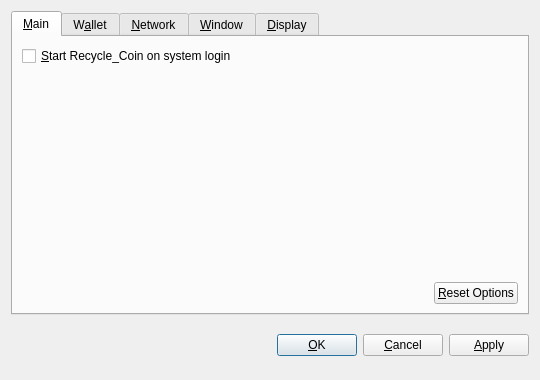
<?xml version="1.0" encoding="UTF-8"?>
<ui version="4.0">
 <class>OptionsDialog</class>
 <widget class="QDialog" name="OptionsDialog">
  <property name="geometry">
   <rect>
    <x>0</x>
    <y>0</y>
    <width>540</width>
    <height>380</height>
   </rect>
  </property>
  <property name="windowTitle">
   <string>Options</string>
  </property>
  <property name="modal">
   <bool>true</bool>
  </property>
  <layout class="QVBoxLayout" name="verticalLayout">
   <item>
    <widget class="QTabWidget" name="tabWidget">
     <property name="tabPosition">
      <enum>QTabWidget::North</enum>
     </property>
     <property name="currentIndex">
      <number>0</number>
     </property>
     <widget class="QWidget" name="tabMain">
      <attribute name="title">
       <string>&amp;Main</string>
      </attribute>
      <layout class="QVBoxLayout" name="verticalLayout_Main">
       <item>
        <widget class="QCheckBox" name="bitcoinAtStartup">
         <property name="toolTip">
          <string>Automatically start Recycle_Coin after logging in to the system.</string>
         </property>
         <property name="text">
          <string>&amp;Start Recycle_Coin on system login</string>
         </property>
        </widget>
       </item>
       <item>
        <spacer name="verticalSpacer_Main">
         <property name="orientation">
          <enum>Qt::Vertical</enum>
         </property>
         <property name="sizeHint" stdset="0">
          <size>
           <width>20</width>
           <height>40</height>
          </size>
         </property>
        </spacer>
       </item>
       <item>
        <layout class="QHBoxLayout" name="horizontalLayout_2_Main">
         <item>
          <spacer name="horizontalSpacer_2_Main">
           <property name="orientation">
            <enum>Qt::Horizontal</enum>
           </property>
           <property name="sizeHint" stdset="0">
            <size>
             <width>40</width>
             <height>20</height>
            </size>
           </property>
          </spacer>
         </item>
         <item>
          <widget class="QPushButton" name="resetButton">
           <property name="toolTip">
            <string>Reset all client options to default.</string>
           </property>
           <property name="text">
            <string>&amp;Reset Options</string>
           </property>
           <property name="autoDefault">
            <bool>false</bool>
           </property>
          </widget>
         </item>
        </layout>
       </item>
      </layout>
     </widget>
     <widget class="QWidget" name="tabWallet">
      <attribute name="title">
       <string>W&amp;allet</string>
      </attribute>
      <layout class="QVBoxLayout" name="verticalLayout_Network">
       <item>
        <widget class="QLabel" name="transactionFeeInfoLabel">
         <property name="text">
          <string>Optional transaction fee per kB that helps make sure your transactions are processed quickly. Most transactions are 1 kB.</string>
         </property>
         <property name="textFormat">
          <enum>Qt::PlainText</enum>
         </property>
         <property name="wordWrap">
          <bool>true</bool>
         </property>
        </widget>
       </item>
       <item>
        <layout class="QHBoxLayout" name="horizontalLayout_1_Main">
         <item>
          <widget class="QLabel" name="transactionFeeLabel">
           <property name="text">
            <string>Pay transaction &amp;fee</string>
           </property>
           <property name="textFormat">
            <enum>Qt::PlainText</enum>
           </property>
           <property name="buddy">
            <cstring>transactionFee</cstring>
           </property>
          </widget>
         </item>
         <item>
          <widget class="BitcoinAmountField" name="transactionFee"/>
         </item>
         <item>
          <spacer name="horizontalSpacer_1_Main">
           <property name="orientation">
            <enum>Qt::Horizontal</enum>
           </property>
           <property name="sizeHint" stdset="0">
            <size>
             <width>40</width>
             <height>20</height>
            </size>
           </property>
          </spacer>
         </item>
        </layout>
       </item>
       <item>
        <widget class="QLabel" name="label">
         <property name="text">
          <string>If you disable the spending of unconfirmed change, the change from a transaction cannot be used until that transaction has at least one confirmation. This also affects how your balance is computed.</string>
         </property>
         <property name="wordWrap">
          <bool>true</bool>
         </property>
        </widget>
       </item>
       <item>
        <widget class="QCheckBox" name="spendZeroConfChange">
         <property name="text">
          <string>Spend unconfirmed change  (experts only)</string>
         </property>
        </widget>
       </item>
       <item>
        <spacer name="verticalSpacer">
         <property name="orientation">
          <enum>Qt::Vertical</enum>
         </property>
         <property name="sizeHint" stdset="0">
          <size>
           <width>20</width>
           <height>40</height>
          </size>
         </property>
        </spacer>
       </item>
      </layout>
     </widget>
     <widget class="QWidget" name="tabNetwork">
      <attribute name="title">
       <string>&amp;Network</string>
      </attribute>
      <layout class="QVBoxLayout" name="verticalLayout_Network">
       <item>
        <widget class="QCheckBox" name="mapPortUpnp">
         <property name="toolTip">
          <string>Automatically open the Recycle_Coin client port on the router. This only works when your router supports UPnP and it is enabled.</string>
         </property>
         <property name="text">
          <string>Map port using &amp;UPnP</string>
         </property>
        </widget>
       </item>
       <item>
        <widget class="QCheckBox" name="connectSocks">
         <property name="toolTip">
          <string>Connect to the Recycle_Coin network through a SOCKS proxy (e.g. when connecting through Tor).</string>
         </property>
         <property name="text">
          <string>&amp;Connect through SOCKS proxy:</string>
         </property>
        </widget>
       </item>
       <item>
        <layout class="QHBoxLayout" name="horizontalLayout_Network">
         <item>
          <widget class="QLabel" name="proxyIpLabel">
           <property name="text">
            <string>Proxy &amp;IP:</string>
           </property>
           <property name="textFormat">
            <enum>Qt::PlainText</enum>
           </property>
           <property name="buddy">
            <cstring>proxyIp</cstring>
           </property>
          </widget>
         </item>
         <item>
          <widget class="QValidatedLineEdit" name="proxyIp">
           <property name="maximumSize">
            <size>
             <width>140</width>
             <height>16777215</height>
            </size>
           </property>
           <property name="toolTip">
            <string>IP address of the proxy (e.g. 127.0.0.1)</string>
           </property>
          </widget>
         </item>
         <item>
          <widget class="QLabel" name="proxyPortLabel">
           <property name="text">
            <string>&amp;Port:</string>
           </property>
           <property name="textFormat">
            <enum>Qt::PlainText</enum>
           </property>
           <property name="buddy">
            <cstring>proxyPort</cstring>
           </property>
          </widget>
         </item>
         <item>
          <widget class="QLineEdit" name="proxyPort">
           <property name="maximumSize">
            <size>
             <width>55</width>
             <height>16777215</height>
            </size>
           </property>
           <property name="toolTip">
            <string>Port of the proxy (e.g. 9050)</string>
           </property>
          </widget>
         </item>
         <item>
          <widget class="QLabel" name="socksVersionLabel">
           <property name="text">
            <string>SOCKS &amp;Version:</string>
           </property>
           <property name="textFormat">
            <enum>Qt::PlainText</enum>
           </property>
           <property name="buddy">
            <cstring>socksVersion</cstring>
           </property>
          </widget>
         </item>
         <item>
          <widget class="QValueComboBox" name="socksVersion">
           <property name="toolTip">
            <string>SOCKS version of the proxy (e.g. 5)</string>
           </property>
          </widget>
         </item>
         <item>
          <spacer name="horizontalSpacer_Network">
           <property name="orientation">
            <enum>Qt::Horizontal</enum>
           </property>
           <property name="sizeHint" stdset="0">
            <size>
             <width>40</width>
             <height>20</height>
            </size>
           </property>
          </spacer>
         </item>
        </layout>
       </item>
       <item>
        <spacer name="verticalSpacer_Network">
         <property name="orientation">
          <enum>Qt::Vertical</enum>
         </property>
         <property name="sizeHint" stdset="0">
          <size>
           <width>20</width>
           <height>40</height>
          </size>
         </property>
        </spacer>
       </item>
      </layout>
     </widget>
     <widget class="QWidget" name="tabWindow">
      <attribute name="title">
       <string>&amp;Window</string>
      </attribute>
      <layout class="QVBoxLayout" name="verticalLayout_Window">
       <item>
        <widget class="QCheckBox" name="minimizeToTray">
         <property name="toolTip">
          <string>Show only a tray icon after minimizing the window.</string>
         </property>
         <property name="text">
          <string>&amp;Minimize to the tray instead of the taskbar</string>
         </property>
        </widget>
       </item>
       <item>
        <widget class="QCheckBox" name="minimizeOnClose">
         <property name="toolTip">
          <string>Minimize instead of exit the application when the window is closed. When this option is enabled, the application will be closed only after selecting Quit in the menu.</string>
         </property>
         <property name="text">
          <string>M&amp;inimize on close</string>
         </property>
        </widget>
       </item>
       <item>
        <spacer name="verticalSpacer_Window">
         <property name="orientation">
          <enum>Qt::Vertical</enum>
         </property>
         <property name="sizeHint" stdset="0">
          <size>
           <width>20</width>
           <height>40</height>
          </size>
         </property>
        </spacer>
       </item>
      </layout>
     </widget>
     <widget class="QWidget" name="tabDisplay">
      <attribute name="title">
       <string>&amp;Display</string>
      </attribute>
      <layout class="QVBoxLayout" name="verticalLayout_Display">
       <item>
        <layout class="QHBoxLayout" name="horizontalLayout_1_Display">
         <item>
          <widget class="QLabel" name="langLabel">
           <property name="text">
            <string>User Interface &amp;language:</string>
           </property>
           <property name="textFormat">
            <enum>Qt::PlainText</enum>
           </property>
           <property name="buddy">
            <cstring>lang</cstring>
           </property>
          </widget>
         </item>
         <item>
          <widget class="QValueComboBox" name="lang">
           <property name="toolTip">
            <string>The user interface language can be set here. This setting will take effect after restarting Recycle_Coin.</string>
           </property>
          </widget>
         </item>
        </layout>
       </item>
       <item>
        <layout class="QHBoxLayout" name="horizontalLayout_2_Display">
         <item>
          <widget class="QLabel" name="unitLabel">
           <property name="text">
            <string>&amp;Unit to show amounts in:</string>
           </property>
           <property name="textFormat">
            <enum>Qt::PlainText</enum>
           </property>
           <property name="buddy">
            <cstring>unit</cstring>
           </property>
          </widget>
         </item>
         <item>
          <widget class="QValueComboBox" name="unit">
           <property name="toolTip">
            <string>Choose the default subdivision unit to show in the interface and when sending coins.</string>
           </property>
          </widget>
         </item>
        </layout>
       </item>
       <item>
        <widget class="QCheckBox" name="displayAddresses">
         <property name="toolTip">
          <string>Whether to show Recycle_Coin addresses in the transaction list or not.</string>
         </property>
         <property name="text">
          <string>&amp;Display addresses in transaction list</string>
         </property>
        </widget>
       </item>
       <item>
        <widget class="QCheckBox" name="coinControlFeatures">
         <property name="toolTip">
          <string>Whether to show coin control features or not.</string>
         </property>
         <property name="text">
          <string>Display coin &amp;control features (experts only!)</string>
         </property>
        </widget>
       </item>
       <item>
        <spacer name="verticalSpacer_Display">
         <property name="orientation">
          <enum>Qt::Vertical</enum>
         </property>
         <property name="sizeHint" stdset="0">
          <size>
           <width>20</width>
           <height>40</height>
          </size>
         </property>
        </spacer>
       </item>
      </layout>
     </widget>
    </widget>
   </item>
   <item>
    <layout class="QHBoxLayout" name="horizontalLayout_Buttons">
     <item>
      <spacer name="horizontalSpacer_1">
       <property name="orientation">
        <enum>Qt::Horizontal</enum>
       </property>
       <property name="sizeHint" stdset="0">
        <size>
         <width>40</width>
         <height>48</height>
        </size>
       </property>
      </spacer>
     </item>
     <item>
      <widget class="QLabel" name="statusLabel">
       <property name="font">
        <font>
         <weight>75</weight>
         <bold>true</bold>
        </font>
       </property>
       <property name="text">
        <string/>
       </property>
       <property name="textFormat">
        <enum>Qt::PlainText</enum>
       </property>
       <property name="wordWrap">
        <bool>true</bool>
       </property>
      </widget>
     </item>
     <item>
      <spacer name="horizontalSpacer_2">
       <property name="orientation">
        <enum>Qt::Horizontal</enum>
       </property>
       <property name="sizeHint" stdset="0">
        <size>
         <width>40</width>
         <height>48</height>
        </size>
       </property>
      </spacer>
     </item>
     <item>
      <widget class="QPushButton" name="okButton">
       <property name="text">
        <string>&amp;OK</string>
       </property>
      </widget>
     </item>
     <item>
      <widget class="QPushButton" name="cancelButton">
       <property name="text">
        <string>&amp;Cancel</string>
       </property>
       <property name="autoDefault">
        <bool>false</bool>
       </property>
      </widget>
     </item>
     <item>
      <widget class="QPushButton" name="applyButton">
       <property name="text">
        <string>&amp;Apply</string>
       </property>
       <property name="autoDefault">
        <bool>false</bool>
       </property>
      </widget>
     </item>
    </layout>
   </item>
  </layout>
 </widget>
 <customwidgets>
  <customwidget>
   <class>BitcoinAmountField</class>
   <extends>QSpinBox</extends>
   <header>bitcoinamountfield.h</header>
  </customwidget>
  <customwidget>
   <class>QValueComboBox</class>
   <extends>QComboBox</extends>
   <header>qvaluecombobox.h</header>
  </customwidget>
  <customwidget>
   <class>QValidatedLineEdit</class>
   <extends>QLineEdit</extends>
   <header>qvalidatedlineedit.h</header>
  </customwidget>
 </customwidgets>
 <resources/>
 <connections/>
</ui>
